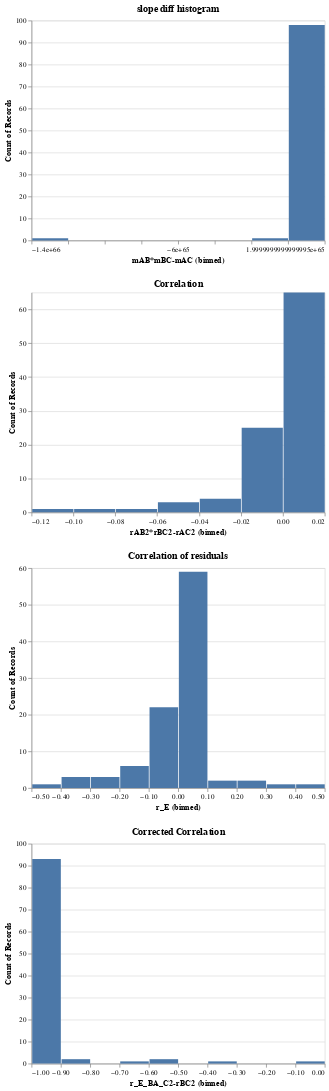

Notebook code cell kept with this figure:
### Code cell
def stats_graphs(d):
    d['rAB2*rBC2-rAC2']=d.rAB**2 * d.rBC**2 - d.rAC**2
    d['r_E_BA_C2-rBC2'] = d.r_E_BA_C**2 - d.rBC**2
    #d['rAC2'] = d.rAC**2
    d['mAB*mBC-mAC'] = d.mAB*d.mBC - d.mAC
    L,U = compute_confidence_interval(d.rAC**2, d['n'])
    d['confidence'] = confidence_status(L, U, d.rAB**2*d.rBC**2)
    slope_histogram = alt.Chart(d).mark_bar().encode(
        x=alt.X('mAB*mBC-mAC:Q', bin=True),
        y='count()').properties(title="slope diff histogram")

    bincount = 100
    ticks = 10

    correlation_graph = alt.Chart(d).mark_bar().encode(
        x=alt.X('rAB2*rBC2-rAC2:Q',bin=True,
                   axis=alt.Axis(
                    tickCount=ticks,
                    grid=False)),
        y='count()').properties(
            title="Correlation")
    residual_correlation = alt.Chart(d).mark_bar().encode(
        x=alt.X('r_E:Q', bin=True),
        y='count()').properties(title="Correlation of residuals")
    corrected_correlation = alt.Chart(d).mark_bar().encode(
        x=alt.X("r_E_BA_C2-rBC2:Q", bin=True),
        y='count()').properties(
        title="Corrected Correlation")

    return alt.vconcat(slope_histogram,correlation_graph,residual_correlation, corrected_correlation)

stats_graphs(d)
